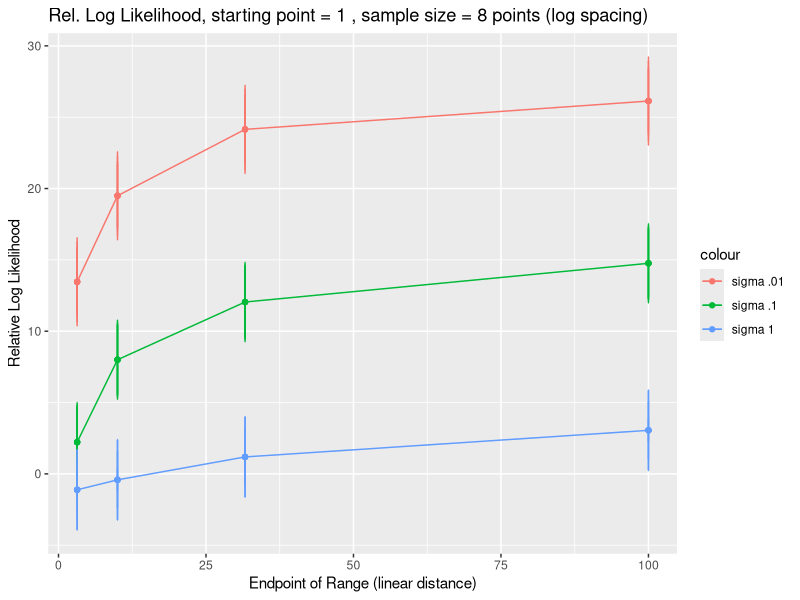

The R script that drew this image:
library(ggplot2)
require(reshape2)

# To generate noisy data, we use a 1D power law model with alpha = 1.5, xbar = 1, mu = .1, and rho = 10
powerfunction <- function(x){(gamma(2.5)/(2*pi))*sin(pi*1.5/2)*x^-2.5}
expfunction <- function(x){exp(-x)/(4*10*.1*1 + 1)}
num_sigma <- 8 # number of distinct noise strengths considered.  We want to see how differences in model log likelihoods vary with the amount of noise
index_to_sigma <- data.frame(1, num_sigma)   # relates integer index to noise in subset of data
num_distance_points <- 5 # number of distinct spatial points in sample
num_point_spreads <- 4   # points are spread evenly across log distances.  
# each increment increases the point spread by half an order of magnitude, 10^.5
starting_point <- 1
# all sets of points start at starting_point
for(i in 1:num_sigma){       # defines index to sigma
if(i == 1){index_to_sigma[1, i] = 0} # dummy entry - this column has distance axis
if(i == 2){index_to_sigma[1, i] = .01}
if(i == 3){index_to_sigma[1, i] = .05}
if(i == 4){index_to_sigma[1, i] = .1}
if(i == 5){index_to_sigma[1, i] = .25}
if(i == 6){index_to_sigma[1, i] = .5}
if(i == 7){index_to_sigma[1, i] = 1}
if(i == 8){index_to_sigma[1, i] = 2.5}
if(i > 8){index_to_sigma[1, i] = 5}
}
#power_law_model_linear_input  <- function(x, xbar, rho, mu) {(gamma(2.5)/(2*pi))*sin(pi*1.5/2)*((x/abs(xbar))^-2.5)/abs(xbar*rho*mu)}
power_law_model_linear_input  <- function(x, xbar, rho, mu, alpha) {(gamma(abs(alpha) + 1)/(2*pi))*sin(pi*abs(alpha)/2)*((x/abs(xbar))^(-abs(alpha) -1))/abs(xbar*rho*mu)}
exponential_model_linear_input  <- function(x, xbar, rho, mu){exp(-x/abs(xbar))/(4*abs(rho*mu*xbar) + 1)}
#power_law_model_log_input  <- function(logx, xbar, rho, mu) {(gamma(2.5)/(2*pi))*sin(pi*1.5/2)*((exp(logx)/abs(xbar))^-2.5)/abs(xbar*rho*mu)}
power_law_model_log_input  <- function(logx, xbar, rho, mu, alpha) {(gamma(abs(alpha) + 1)/(2*pi))*sin(pi*abs(alpha)/2)*((exp(logx)/abs(xbar))^(-abs(alpha) -1))/abs(xbar*rho*mu)}
exponential_model_log_input  <- function(logx, xbar, rho, mu){exp(-exp(logx)/abs(xbar))/(4*abs(rho*mu*xbar) + 1)}
relative_log_likelihood_log_spread_avg <- data.frame(num_point_spreads, num_sigma)
relative_log_likelihood_log_spread_SD <- data.frame(num_point_spreads, num_sigma)
relative_log_likelihood_log_spread_upper_CI <- data.frame(num_point_spreads, num_sigma)
relative_log_likelihood_log_spread_lower_CI <- data.frame(num_point_spreads, num_sigma)
for(i in 1:num_sigma){ for(j in 1:num_point_spreads){relative_log_likelihood_log_spread_avg[j, i] <- 0 }}
# we want to see how the difference in log likelihood between the models varies with the noise in the data and the spread between a fixed number of points.
Num_trials = 100 # We can average over many different random samples to get a sense of expected discrepancy betweeen model fits

someData <- rep(0, num_point_spreads*num_sigma*Num_trials);  
relative_log_likelihood_log_spread_ARRAY <- array(someData, c(num_point_spreads, num_sigma, Num_trials));  



for(Q in 1: Num_trials){
    relative_log_likelihood_log_spread <- data.frame(num_point_spreads, num_sigma)
     for( g in 1:num_point_spreads){ 
       
       relative_log_likelihood_log_spread[g, 1] <- starting_point*exp((g)*.5*log(10))  # this column contains the end point
       power_func_w_noise_log_spread <- data.frame( num_distance_points, num_sigma)
       for(i in 2:num_sigma){ for(j in 1:num_distance_points){
       power_func_w_noise_log_spread[j, 1] <- j # this column just contains log distance
        sigma_var <- index_to_sigma[1,i]
          power_func_w_noise_log_spread[j, i] <- rlnorm(1, meanlog = log(powerfunction(starting_point*exp((g/num_distance_points)*j*.5*log(10)) )) - sigma_var^2/2, sdlog = sigma_var) # this randomly generates noisy data at multiple distances
          }}
    for(i in 2:num_sigma){ 
     dummy_func_power <-  function( xbar, rho, mu, alpha, sigma) {sum((log(power_law_model_log_input( log(starting_point)+(g/num_distance_points)*.5*log(10)*(1:num_distance_points), xbar, rho, mu, alpha)) - (sigma^2/2) -log(power_func_w_noise_log_spread[ 1:num_distance_points, i]))^2/(2*( sigma^2)) + log((2*pi)^.5*abs(sigma)*power_func_w_noise_log_spread[ 1:num_distance_points, i])   ) }
     dummy_func_exponential <-  function( xbar, rho, mu, sigma) {sum((log(exponential_model_log_input( log(starting_point)+(g/num_distance_points)*.5*log(10)*(1:num_distance_points), xbar, rho, mu)) -log(power_func_w_noise_log_spread[ 1:num_distance_points, i]))^2/(2*( sigma^2)) + log((2*pi)^.5*abs(sigma)*power_func_w_noise_log_spread[ 1:num_distance_points, i])   ) }
     dummy_func_power_par <- function(par){ dummy_func_power(par[1], par[2], par[3], par[4],  par[5]) }
     dummy_func_power_par_unconstrained <- function(par) { dummy_func_power(par[1], par[2], par[3], 2/(1 + exp(par[4])), par[5]) }
     # we've reparameterized, replacing alpha with 2*logistic(x).  Now we can do unconstrained optimization
     dummy_func_exponential_par <- function(par){ dummy_func_exponential(par[1], par[2], par[3], par[4]) }
     
     power_log_likelihood_log_spread <- -1*optim(par =c(10, 1, 1, 1, 1), dummy_func_power_par_unconstrained )$value  
     power_AIC_log_spread <-  2*5 -  2*power_log_likelihood_log_spread  
     exponential_log_likelihood_log_spread <- -1*optim(par =c(10, 1, 1, 1), dummy_func_exponential_par )$value
     exponential_AIC_log_spread <-  2*4 -  2*exponential_log_likelihood_log_spread  
     
     relative_log_likelihood_log_spread[g, i] <-  (exponential_AIC_log_spread - power_AIC_log_spread)/2 
      relative_log_likelihood_log_spread_ARRAY[g, i, Q] <- relative_log_likelihood_log_spread[g, i]
      }}

    relative_log_likelihood_log_spread_avg <- relative_log_likelihood_log_spread_avg +  relative_log_likelihood_log_spread/Num_trials
    

}

for( g in 1:num_point_spreads){ for(i in 2:num_sigma){ 
relative_log_likelihood_log_spread_SD[g, 1] <-  starting_point*exp((g)*.5*log(10))
relative_log_likelihood_log_spread_SD[g, i] <- sd(relative_log_likelihood_log_spread_ARRAY[g, i, ])
relative_log_likelihood_log_spread_upper_CI[g, 1] <-  starting_point*exp((g)*.5*log(10))
relative_log_likelihood_log_spread_lower_CI[g, 1] <-  starting_point*exp((g)*.5*log(10))
relative_log_likelihood_log_spread_upper_CI[g, i] <- relative_log_likelihood_log_spread_avg[g, i] +  relative_log_likelihood_log_spread_SD[g, i]
relative_log_likelihood_log_spread_lower_CI[g, i] <- relative_log_likelihood_log_spread_avg[g, i] -  relative_log_likelihood_log_spread_SD[g, i]

  }}

names(relative_log_likelihood_log_spread_avg)[1] <- "endpoint"
names(relative_log_likelihood_log_spread_avg)[2] <- "sigma_.01"
names(relative_log_likelihood_log_spread_avg)[3] <- "sigma_.05"
names(relative_log_likelihood_log_spread_avg)[4] <- "sigma_.1"
names(relative_log_likelihood_log_spread_avg)[5] <- "sigma_.25"
names(relative_log_likelihood_log_spread_avg)[6] <- "sigma_.5"
names(relative_log_likelihood_log_spread_avg)[7] <- "sigma_1"
names(relative_log_likelihood_log_spread_avg)[8] <- "sigma_2.5"


names(relative_log_likelihood_log_spread_SD)[1] <- "endpoint"
names(relative_log_likelihood_log_spread_SD)[2] <- "sigma_.01_error"
names(relative_log_likelihood_log_spread_SD)[3] <- "sigma_.05_error"
names(relative_log_likelihood_log_spread_SD)[4] <- "sigma_.1_error"
names(relative_log_likelihood_log_spread_SD)[5] <- "sigma_.25_error"
names(relative_log_likelihood_log_spread_SD)[6] <- "sigma_.5_error"
names(relative_log_likelihood_log_spread_SD)[7] <- "sigma_1_error"
names(relative_log_likelihood_log_spread_SD)[8] <- "sigma_2.5_error"



names(relative_log_likelihood_log_spread_upper_CI)[1] <- "endpoint"
names(relative_log_likelihood_log_spread_upper_CI)[2] <- "sigma .01"
names(relative_log_likelihood_log_spread_upper_CI)[3] <- "sigma .05"
names(relative_log_likelihood_log_spread_upper_CI)[4] <- "sigma .1"
names(relative_log_likelihood_log_spread_upper_CI)[5] <- "sigma .25"
names(relative_log_likelihood_log_spread_upper_CI)[6] <- "sigma .5"
names(relative_log_likelihood_log_spread_upper_CI)[7] <- "sigma 1"
names(relative_log_likelihood_log_spread_upper_CI)[8] <- "sigma 2.5"


names(relative_log_likelihood_log_spread_lower_CI)[1] <- "endpoint"
names(relative_log_likelihood_log_spread_lower_CI)[2] <- "sigma .01"
names(relative_log_likelihood_log_spread_lower_CI)[3] <- "sigma .05"
names(relative_log_likelihood_log_spread_lower_CI)[4] <- "sigma .1"
names(relative_log_likelihood_log_spread_lower_CI)[5] <- "sigma .25"
names(relative_log_likelihood_log_spread_lower_CI)[6] <- "sigma .5"
names(relative_log_likelihood_log_spread_lower_CI)[7] <- "sigma 1"
names(relative_log_likelihood_log_spread_lower_CI)[8] <- "sigma 2.5"

relative_log_likelihood_log_spread_Total <- merge(relative_log_likelihood_log_spread_avg, relative_log_likelihood_log_spread_SD[, -1 ])

df <- melt(relative_log_likelihood_log_spread_avg,  id.vars = 'endpoint', variable.name = 'sd_log')

#df2 <- melt(relative_log_likelihood_log_spread_upper_CI,  id.vars = 'endpoint', variable.name = 'sd_log')
#df3 <- melt(relative_log_likelihood_log_spread_lower_CI,  id.vars = 'endpoint', variable.name = 'sd_log')
#print(relative_log_likelihood_log_spread_avg)
#print(relative_log_likelihood_log_spread_upper_CI)
#print(relative_log_likelihood_log_spread_lower_CI)
#print(df)
#print(df2)

#print(relative_log_likelihood_log_spread_SD[, -1 ])

string_title <- paste("Rel. Log Likelihood, starting point =", starting_point, ", sample size =", num_sigma, "points (log spacing)")

p <- ggplot() + geom_point(data=relative_log_likelihood_log_spread_Total, aes(x = endpoint, y = sigma_.01, colour = "sigma .01")) + geom_line(data=relative_log_likelihood_log_spread_Total, aes(x = endpoint, y = sigma_.01, colour = "sigma .01"))  +  geom_errorbar(data=relative_log_likelihood_log_spread_Total, aes(x = endpoint, ymin=sigma_.01 - sigma_.01_error, ymax=sigma_.01 + sigma_.01_error, colour = "sigma .01"), width=.1)+
 #geom_point(data=relative_log_likelihood_log_spread_Total, aes(x = endpoint, y = sigma_.05, colour = "sigma .05")) + geom_line(data=relative_log_likelihood_log_spread_Total, aes(x = endpoint, y = sigma_.05, colour = "sigma .05"))  +  geom_errorbar(data=relative_log_likelihood_log_spread_Total, aes(x = endpoint, ymin=sigma_.05 - sigma_.05_error, ymax=sigma_.05 + sigma_.05_error, colour = "sigma .05"), width=.1) +
geom_point(data=relative_log_likelihood_log_spread_Total, aes(x = endpoint, y = sigma_.1, colour = "sigma .1")) + geom_line(data=relative_log_likelihood_log_spread_Total, aes(x = endpoint, y = sigma_.1, colour = "sigma .1"))  +  geom_errorbar(data=relative_log_likelihood_log_spread_Total, aes(x = endpoint, ymin=sigma_.1 - sigma_.1_error, ymax=sigma_.1 + sigma_.1_error, colour = "sigma .1"), width=.1) +
#geom_point(data=relative_log_likelihood_log_spread_Total, aes(x = endpoint, y = sigma_.25, colour = "sigma .25")) + geom_line(data=relative_log_likelihood_log_spread_Total, aes(x = endpoint, y = sigma_.25, colour = "sigma .25"))  +  geom_errorbar(data=relative_log_likelihood_log_spread_Total, aes(x = endpoint, ymin=sigma_.25 - sigma_.25_error, ymax=sigma_.25 + sigma_.25_error, colour = "sigma .25"), width=.1) +
#geom_point(data=relative_log_likelihood_log_spread_Total, aes(x = endpoint, y = sigma_.5, colour = "sigma .5")) + geom_line(data=relative_log_likelihood_log_spread_Total, aes(x = endpoint, y = sigma_.5, colour = "sigma .5"))  +  geom_errorbar(data=relative_log_likelihood_log_spread_Total, aes(x = endpoint, ymin=sigma_.5 - sigma_.5_error, ymax=sigma_.5 + sigma_.5_error, colour = "sigma .5"), width=.1) + 
geom_point(data=relative_log_likelihood_log_spread_Total, aes(x = endpoint, y = sigma_1, colour = "sigma 1")) + geom_line(data=relative_log_likelihood_log_spread_Total, aes(x = endpoint, y = sigma_1, colour = "sigma 1"))  +  geom_errorbar(data=relative_log_likelihood_log_spread_Total, aes(x = endpoint, ymin=sigma_1 - sigma_1_error, ymax=sigma_1 + sigma_1_error, colour = "sigma 1"), width=.1) +
 labs(x = "Endpoint of Range (linear distance)") + labs(y = "Relative Log Likelihood") + labs(title = string_title)
print(p)


#ggplot(df, aes(endpoint,value)) + geom_line(aes(colour = sd_log)) + geom_point(aes(colour = sd_log)) + labs(x = "Endpoint of Range (linear distance)") + labs(y = "Relative Log Likelihood") + labs(title = string_title)
#print(colnames(relative_log_likelihood_log_spread_avg))
#extend array to more values of noise and distance, add linear spread array in addition to log spread array
#plot(as.vector(relative_log_likelihood_log_spread_avg[, 6]))
#add error bars for noise in the log likelihod for a given sample?
   